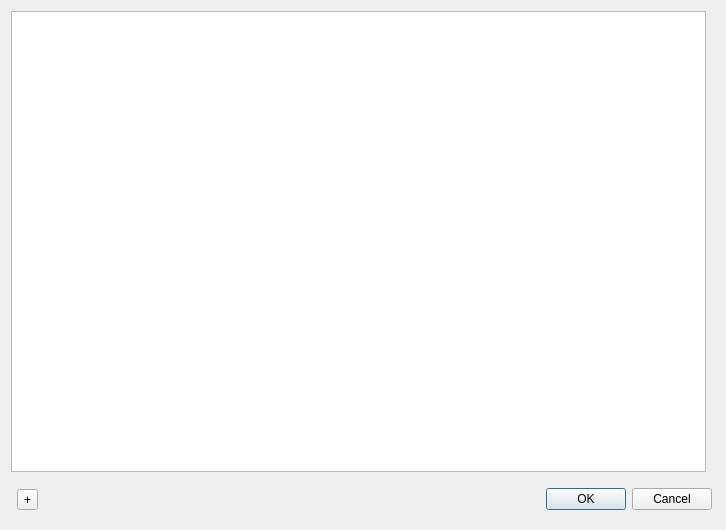
<?xml version="1.0" encoding="UTF-8"?>
<ui version="4.0">
 <class>Dialog</class>
 <widget class="QDialog" name="Dialog">
  <property name="geometry">
   <rect>
    <x>0</x>
    <y>0</y>
    <width>726</width>
    <height>530</height>
   </rect>
  </property>
  <property name="windowTitle">
   <string>Alarm Clock</string>
  </property>
  <layout class="QVBoxLayout" name="verticalLayout">
   <item>
    <widget class="QWidget" name="upperWidget" native="true">
     <widget class="QWidget" name="horizontalLayoutWidget_2">
      <property name="geometry">
       <rect>
        <x>0</x>
        <y>0</y>
        <width>701</width>
        <height>461</height>
       </rect>
      </property>
      <layout class="QHBoxLayout" name="horizontalLayout_2">
       <item>
        <widget class="QListWidget" name="alarmTimeList"/>
       </item>
       <item>
        <widget class="QFrame" name="editFrame">
         <property name="frameShape">
          <enum>QFrame::StyledPanel</enum>
         </property>
         <property name="frameShadow">
          <enum>QFrame::Raised</enum>
         </property>
        </widget>
       </item>
      </layout>
     </widget>
    </widget>
   </item>
   <item>
    <widget class="QWidget" name="widget" native="true">
     <property name="sizePolicy">
      <sizepolicy hsizetype="Preferred" vsizetype="Fixed">
       <horstretch>0</horstretch>
       <verstretch>20</verstretch>
      </sizepolicy>
     </property>
     <property name="minimumSize">
      <size>
       <width>0</width>
       <height>40</height>
      </size>
     </property>
     <widget class="QWidget" name="horizontalLayoutWidget">
      <property name="geometry">
       <rect>
        <x>0</x>
        <y>0</y>
        <width>711</width>
        <height>41</height>
       </rect>
      </property>
      <layout class="QHBoxLayout" name="horizontalLayout">
       <property name="leftMargin">
        <number>6</number>
       </property>
       <property name="rightMargin">
        <number>10</number>
       </property>
       <item>
        <widget class="QToolButton" name="toolButton">
         <property name="text">
          <string>+</string>
         </property>
        </widget>
       </item>
       <item>
        <widget class="QDialogButtonBox" name="buttonBox">
         <property name="sizePolicy">
          <sizepolicy hsizetype="Preferred" vsizetype="Fixed">
           <horstretch>0</horstretch>
           <verstretch>0</verstretch>
          </sizepolicy>
         </property>
         <property name="orientation">
          <enum>Qt::Horizontal</enum>
         </property>
         <property name="standardButtons">
          <set>QDialogButtonBox::Cancel|QDialogButtonBox::Ok</set>
         </property>
        </widget>
       </item>
      </layout>
     </widget>
    </widget>
   </item>
  </layout>
 </widget>
 <resources/>
 <connections/>
</ui>
